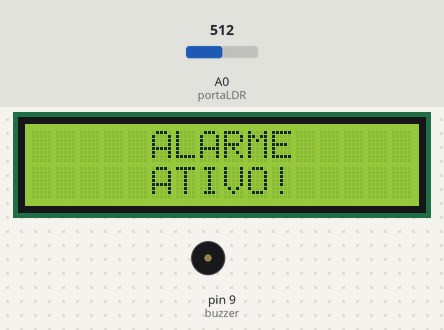
Recording of a sketch running on a simulated Arduino Uno, built with avr-gcc and run on an emulated ATmega328P. Shown: 16×2 character LCD, buzzer (waves = sounding). The test bench sets the inputs (shaded band); at power-on: A0 (portaLDR) = 512. What the sketch prints to the serial monitor is not drawn.

Above: at 1.6 s.
1.7 s: A0 (portaLDR) set to 673
15.3 s: A0 (portaLDR) set to 687
At 23.4 s:
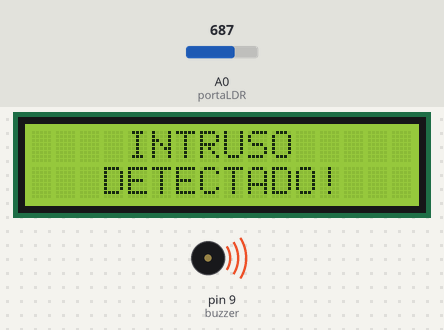
27.9 s: A0 (portaLDR) set to 670
At 32.5 s:
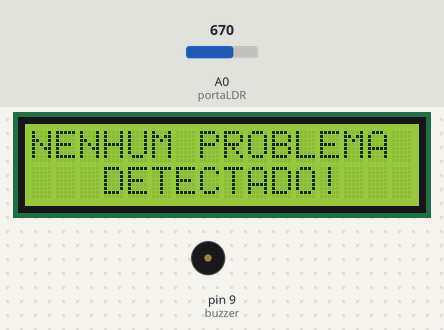
41.5 s: A0 (portaLDR) set to 690
At 46.6 s:
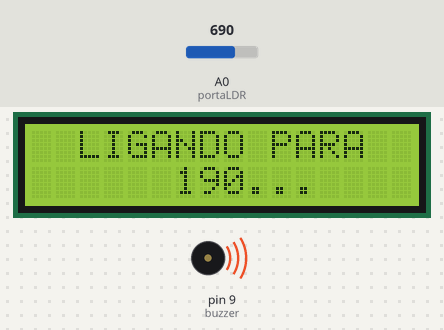
Timing chart, 0 to 48.1 s (numbered marks = the images above; inputs shaded):
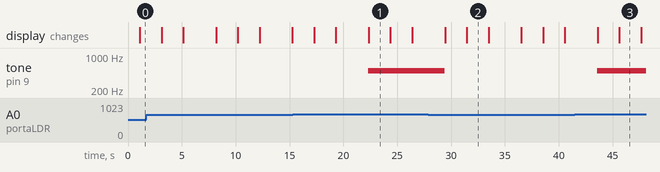

Measured:
- the behaviour switches between 679 and 680 on A0 (portaLDR) (found by bisection; images 0 and 1)
- after the input at 15.3 s, tone on pin 9 (buzzer): silent → 500 Hz after 7.0 s; the display: first differs from a run without the input after 7.0 s (image 1)
- after the input at 27.9 s, tone on pin 9 (buzzer): 500 Hz → silent after 1.5 s; the display: first changes after 1.5 s (image 2 shows a later state)
- after the input at 41.5 s, tone on pin 9 (buzzer): silent → 500 Hz after 2.1 s; the display: first changes after 2.1 s (image 3 shows a later state)
- what the display in image 1 shows lasts 2.1 s, from 22.3 s to 24.4 s

The sketch:

Alarme_laser.ino
```cpp
// Programa : Alarme laser + ldr + LCD + Buzzer
// Autor : Jorge Carneiro

#include <Wire.h> //INCLUSÃO DE BIBLIOTECA
#include <LiquidCrystal_I2C.h> //INCLUSÃO DE BIBLIOTECA
LiquidCrystal_I2C lcd(0x27,2,1,0,4,5,6,7,3, POSITIVE); //ENDEREÇO DO I2C E DEMAIS INFORMAÇÕES
int portaLDR = A0; //Porta analógica utilizada pelo LDR
const int buzzer = 9; //buzzer to arduino pin 9

void setup()
{
 lcd.begin (16,2); //SETA A QUANTIDADE DE COLUNAS(16) E O NÚMERO DE LINHAS(2) DO DISPLAY
 lcd.setBacklight(HIGH); //LIGA O BACKLIGHT (LUZ DE FUNDO)
 pinMode(buzzer, OUTPUT); // Set buzzer - pin 9 as an output
 Serial.begin(9600); //Enviar e receber dados em 9600 baud
 Serial.println("Gerando valores sequenciais");
 }

void loop()
{
  int estado = analogRead(portaLDR);  //Lê o valor fornecido pelo LDR

  // Caso o valor lido na porta analógica seja maior do que
  // 800, acende o LED
  // Ajuste o valor abaixo de acordo com o seu circuito
  Serial.print("O valor do LDR é:");
  Serial.println(estado);
  delay(1000);
  if (estado < 680)
  {
    //ALARME SEM NENHUM PROBLEMA DETECTADO

 tone(buzzer, 0);
  lcd.setCursor(0,0); //SETA A POSIÇÃO DO CURSOR
  lcd.print("     ALARME       "); //IMPRIME O TEXTO NO DISPLAY LCD
  lcd.setCursor(0,1); //SETA A POSIÇÃO DO CURSOR
  lcd.print("     ATIVO!       "); //IMPRIME O TEXTO NO DISPLAY LCD
  delay(2000); //INTERVALO DE 2 SEGUNDOS
  lcd.setCursor(0,0); //SETA A POSIÇÃO DO CURSOR
  lcd.print("NENHUM PROBLEMA"); //IMPRIME O TEXTO NO DISPLAY LCD
  lcd.setCursor(0,1); //SETA A POSIÇÃO DO CURSOR
  lcd.print("   DETECTADO!    "); //IMPRIME O TEXTO NO DISPLAY LCD
  delay(2000); //INTERVALO DE 2 SEGUNDOS
  lcd.setCursor(0,1); //SETA A POSIÇÃO DO CURSOR
  lcd.print("FIQUE TRANQUILO!"); //SEQUÊNCIA DE ESPAÇOS
  delay(2000); //INTERVALO DE 2 SEGUNDOS
  }
  else  //Caso contrário, apaga o led
  {
    //ALARME DISPARADO!

  tone(buzzer, 500); // Send 1KHz sound signal...
  lcd.setCursor(0,0); //SETA A POSIÇÃO DO CURSOR
  lcd.print("    INTRUSO      "); //IMPRIME O TEXTO NO DISPLAY LCD
  lcd.setCursor(0,1); //SETA A POSIÇÃO DO CURSOR
  lcd.print("   DETECTADO!    "); //IMPRIME O TEXTO NO DISPLAY LCD
  delay(2000); //INTERVALO DE 2 SEGUNDOS
  lcd.setCursor(0,0); //SETA A POSIÇÃO DO CURSOR
  lcd.print("  LIGANDO PARA"); //IMPRIME O TEXTO NO DISPLAY LCD
  lcd.setCursor(0,1); //SETA A POSIÇÃO DO CURSOR
  lcd.print("      190...    "); //IMPRIME O TEXTO NO DISPLAY LCD
  delay(2000); //INTERVALO DE 2 SEGUNDOS
  lcd.setCursor(0,0); //SETA A POSIÇÃO DO CURSOR
  lcd.print("NAO SE PREOCUPE."); //SEQUÊNCIA DE ESPAÇOS
  lcd.setCursor(0,1); //SETA A POSIÇÃO DO CURSOR
  lcd.print("                "); //SEQUÊNCIA DE ESPAÇOS
  delay(2000); //INTERVALO DE 2 SEGUNDOS

  }
}
```
